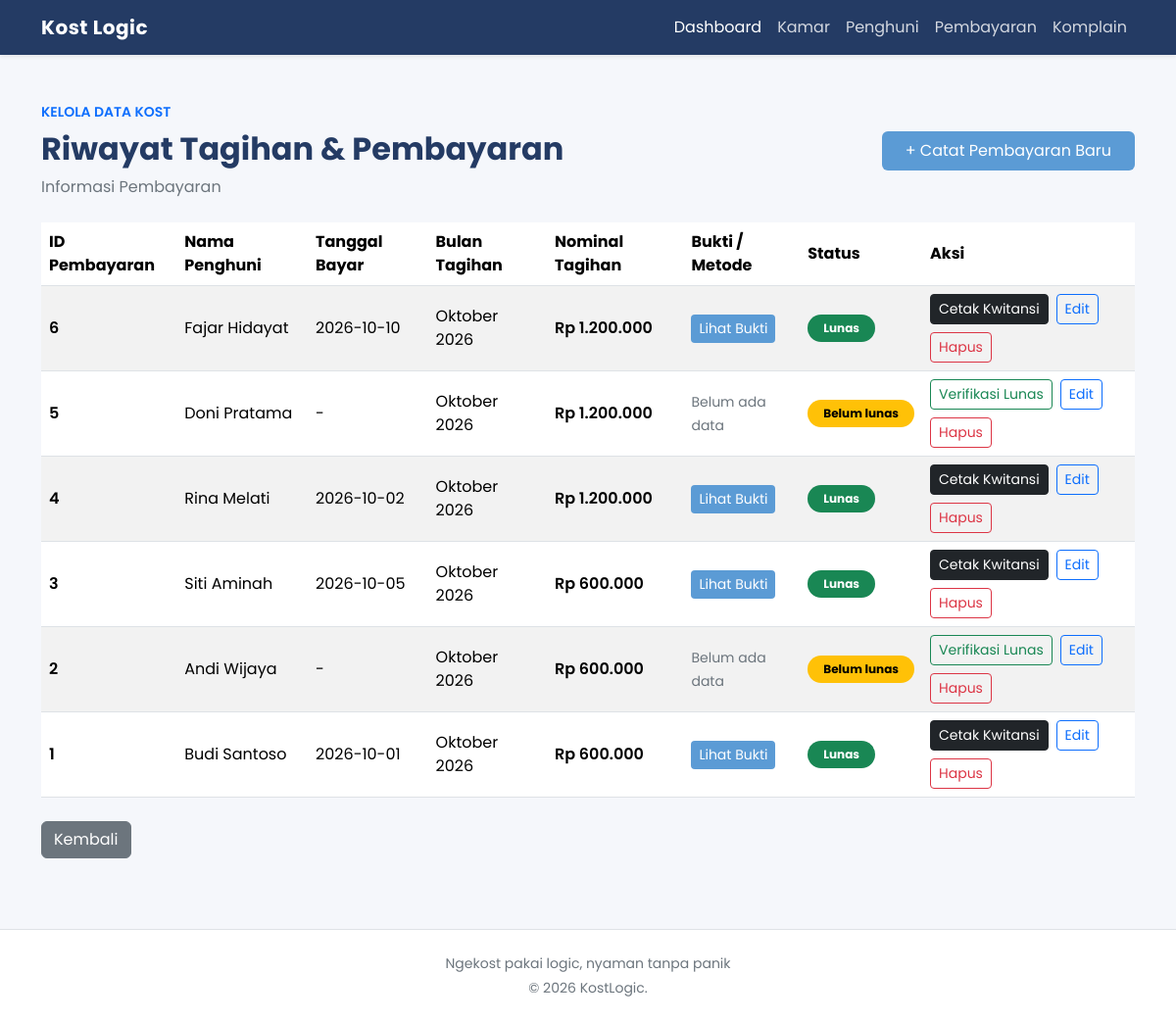
The app's page /pembayaran_tampil.php (signed in) with its own data.
### tables this page shows
CREATE TABLE pembayaran (
    id_pembayaran INT AUTO_INCREMENT PRIMARY KEY,
    id_penghuni INT,
    bulan_tagihan VARCHAR(20),
    nominal_tagihan DECIMAL(12,2),
    status_pembayaran ENUM('lunas', 'menunggu', 'belum lunas'),
    tanggal_bayar DATE,
    bukti_bayar VARCHAR(255) DEFAULT NULL,
    FOREIGN KEY (id_penghuni) REFERENCES penghuni(id_penghuni)
);

CREATE TABLE penghuni (
    id_penghuni INT AUTO_INCREMENT PRIMARY KEY,
    nama_penghuni VARCHAR(100),
    no_hp VARCHAR(15),
    id_kamar INT,
    FOREIGN KEY (id_kamar) REFERENCES kamar(id_kamar)
);

### pembayaran_tampil.php (the view, shortened to what this page needs)
<?php
include 'koneksi.php';
include 'header.php';
?>
<div class="d-flex flex-wrap justify-content-between align-items-center gap-3 mb-4">
    <div>
        <p class="text-primary fw-semibold small mb-2">KELOLA DATA KOST</p>
        <h2 class="fw-bold mb-2" style="color: #243b64;">Riwayat Tagihan & Pembayaran</h2>
        <p class="text-secondary mb-0">Informasi Pembayaran</p>
    </div>
    <a href="pembayaran_tambah.php" class="btn btn-primary px-4 py-2" style="background-color: #5b9bd5; border:none;">
        + Catat Pembayaran Baru
    </a>
</div>
<div class="table-responsive">
    <table class="table table-hover table-striped align-middle mb-0">
        <thead class="align-middle">
            <tr>
                <th>ID Pembayaran</th>
                <th>Nama Penghuni</th>
                <th>Tanggal Bayar</th>
                <th>Bulan Tagihan</th>
                <th>Nominal Tagihan</th>
                <th>Bukti / Metode</th>
                <th>Status</th>
                <th>Aksi</th>
            </tr>
        </thead>
        <tbody>
        <?php
        $query = "SELECT pembayaran.*, penghuni.nama_penghuni
                    FROM pembayaran
                    LEFT JOIN penghuni ON pembayaran.id_penghuni = penghuni.id_penghuni
                    ORDER BY pembayaran.id_pembayaran DESC";
        $result = mysqli_query($koneksi, $query);
        if ($result && mysqli_num_rows($result) > 0) {
            while ($row = mysqli_fetch_assoc($result)) {
                $nominal_rupiah = number_format($row['nominal_tagihan'], 0, ',', '.');
        ?>
            <tr>
                <td class="fw-semibold">
                    <?= htmlspecialchars($row['id_pembayaran']) ?>
                </td>
                <td>
                    <?php if ($row['nama_penghuni'] !== null) { ?>
                        <?= htmlspecialchars($row['nama_penghuni']) ?>
                    <?php } else { ?>
                        <span class="text-danger small">Penghuni Sudah Dihapus</span>
                    <?php } ?>
                </td>
                <td>
                    <?= htmlspecialchars($row['tanggal_bayar'] ?? '-') ?>
                </td>
                <td>
                    <?= htmlspecialchars($row['bulan_tagihan']) ?>
                </td>
                <td class="fw-semibold">
                    Rp <?= $nominal_rupiah ?>
                </td>
                <td>
                    <?php if (!empty($row['nama_bank']) && strtolower($row['nama_bank']) === 'tunai') { ?>
                        <span class="badge bg-warning text-dark border px-3 py-2">Pembayaran Tunai</span>
                    <?php } elseif (!empty($row['bukti_bayar'])) { ?>
                        <a href="uploads/<?= htmlspecialchars($row['bukti_bayar']) ?>" target="_blank" class="btn btn-sm btn-info text-white" style="background-color: #5b9bd5; border:none;">Lihat Bukti</a>
                    <?php } else { ?>
                        <span class="text-secondary small">Belum ada data</span>
                    <?php } ?>
                </td>
                <td>
                    <?php if (!empty($row['status_pembayaran']) && strtolower($row['status_pembayaran']) === 'lunas') { ?>
                        <span class="badge rounded-pill text-bg-success px-3 py-2">Lunas</span>
                    <?php } else { ?>
                        <span class="badge rounded-pill text-bg-warning px-3 py-2">
                            <?= htmlspecialchars(ucfirst($row['status_pembayaran'] ?? '')) ?>
                        </span>
                    <?php } ?>
                </td>
                <td>
                    <div class="d-flex flex-wrap gap-2">
                        <?php if (empty($row['status_pembayaran']) || strtolower($row['status_pembayaran']) != 'lunas') { ?>
                            <a href="pembayaran_tampil.php?aksi=lunas&id=<?= urlencode($row['id_pembayaran']) ?>" class="btn btn-sm btn-outline-success" onclick="return confirm('Ubah status menjadi Lunas?')">Verifikasi Lunas</a>
                        <?php } else { ?>
                            <a href="cetak_kwitansi.php?id=<?= urlencode($row['id_pembayaran']) ?>" target="_blank" class="btn btn-sm btn-dark">Cetak Kwitansi</a>
                        <?php } ?>
                            <a href="pembayaran_edit.php?id=<?= urlencode($row['id_pembayaran']) ?>" class="btn btn-sm btn-outline-primary">Edit</a>
                            <a href="pembayaran_hapus.php?id=<?= urlencode($row['id_pembayaran']) ?>" class="btn btn-sm btn-outline-danger" onclick="return confirm('Yakin ingin menghapus data ini?')">Hapus</a>
                    </div>
                </td>
            </tr>
        <?php
            }
        } else {
        ?>
            <tr>
                <td colspan="8" class="text-center text-danger py-4">Data pembayaran gagal dimuat.</td>
            </tr>
        <?php } ?>
        </tbody>
    </table>
</div>
<br>
<a href="index.php" class="btn btn-secondary">Kembali</a>
<?php include 'footer.php'; ?>

### header.php (style rules this page uses)
body { font-family: 'Poppins', sans-serif; background-color: #f5f7fb; color: #243047; }

### records on screen
pembayaran: id_pembayaran "6", id_penghuni.nama_penghuni "Fajar Hidayat", tanggal_bayar "2026-10-10", bulan_tagihan "Oktober 2026", nominal_tagihan "1.200.000", status_pembayaran "Lunas"
pembayaran: id_pembayaran "5", id_penghuni.nama_penghuni "Doni Pratama", tanggal_bayar "-", bulan_tagihan "Oktober 2026", nominal_tagihan "1.200.000", shows "Belum ada data", status_pembayaran "Belum lunas"
pembayaran: id_pembayaran "4", id_penghuni.nama_penghuni "Rina Melati", tanggal_bayar "2026-10-02", bulan_tagihan "Oktober 2026", nominal_tagihan "1.200.000", status_pembayaran "Lunas"
pembayaran: id_pembayaran "3", id_penghuni.nama_penghuni "Siti Aminah", tanggal_bayar "2026-10-05", bulan_tagihan "Oktober 2026", nominal_tagihan "600.000", status_pembayaran "Lunas"
pembayaran: id_pembayaran "2", id_penghuni.nama_penghuni "Andi Wijaya", tanggal_bayar "-", bulan_tagihan "Oktober 2026", nominal_tagihan "600.000", shows "Belum ada data", status_pembayaran "Belum lunas"
pembayaran: id_pembayaran "1", id_penghuni.nama_penghuni "Budi Santoso", tanggal_bayar "2026-10-01", bulan_tagihan "Oktober 2026", nominal_tagihan "600.000", status_pembayaran "Lunas"
